Frame 1 (no input): blank canvas, image omitted
Frame 60 (no input): blank canvas, image omitted
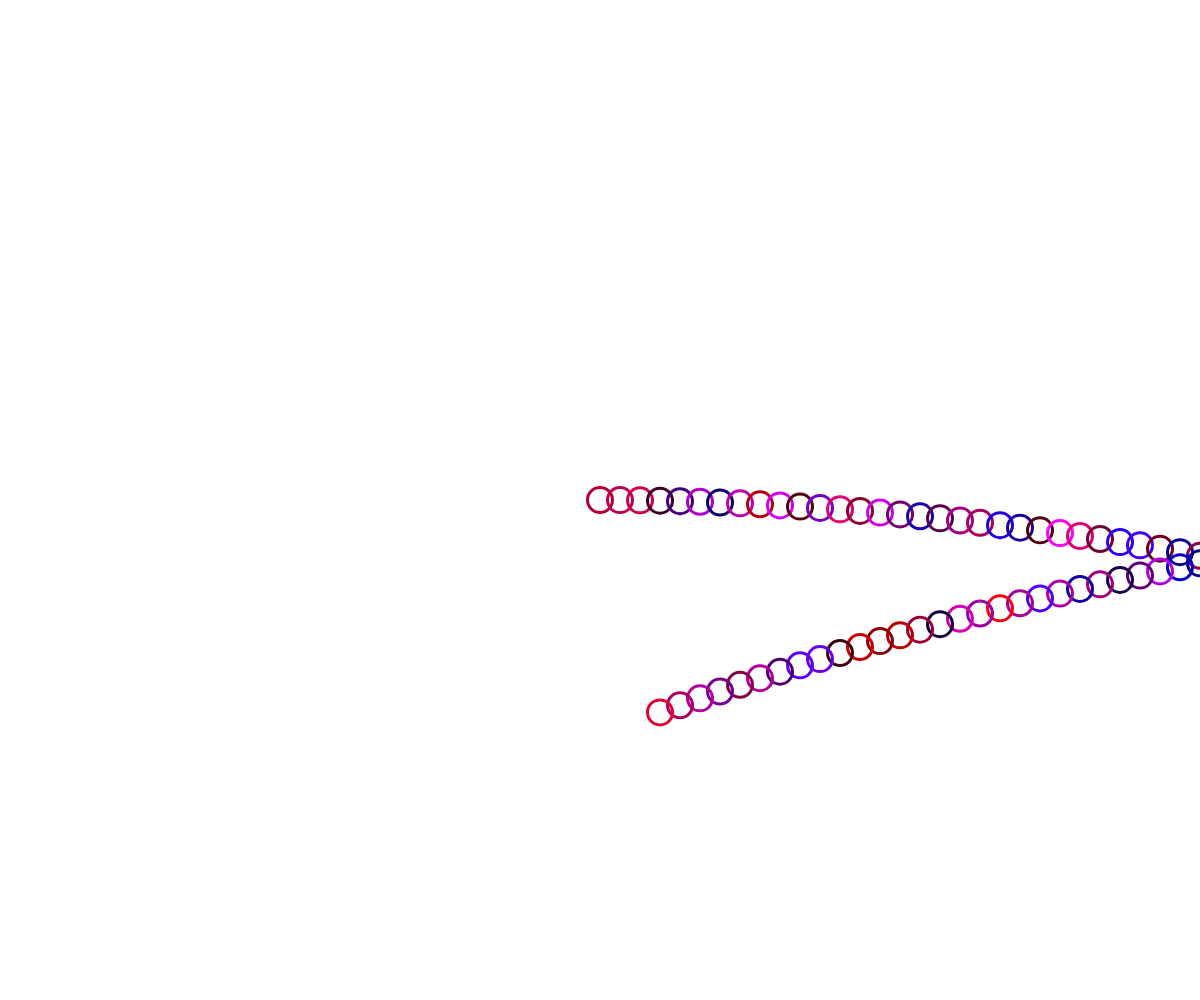
Frame 120 (the mouse pressed at the canvas centre since frame 60)

The p5.js sketch whose frames 1 and 60 were blank and that drew this single picture after the mouse press (run headless with seeded random() and noise() and a simulated clock; from frame 60 on, the mouse is pressed at the canvas centre):

// p5.js sketch
// ── sketch.js
var bubbles = [];

var Bubble = function(x, y) {

  this.x = x;
  this.y = y;
  this.speedX = 20;
  this.speedY = 0;
  this.acceleration = 0.12;

  this.display = function() {
    stroke(random(255), 0 , random(255));
    strokeWeight(3);
    noFill();
    ellipse(this.x, this.y, 25, 25);
  }

  this.move = function() {

    this.speedY += this.acceleration;

    this.x += this.speedX;
    this.y += this.speedY;
  }

  this.bounce = function() {
    if(this.x > width || this.x < 0) {
      this.speedX *= -1;
    }
  }

};

function setup() {
  createCanvas(window.innerWidth, window.innerHeight);
}

function draw() {
  background(255, 0);

  for(var i = 0; i < bubbles.length; i ++) {
    bubbles[i].display();
    bubbles[i].bounce();
    bubbles[i].move();

    if(bubbles[i].y > height) {
      bubbles.splice(i, 1);
      i--;
    }
  }

}

function mousePressed() {
  bubbles.push(new Bubble(mouseX, mouseY));
}
